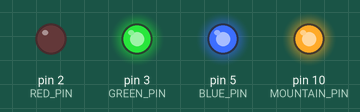
This sketch was run on a simulated Arduino Uno, built with avr-gcc and run on an emulated ATmega328P. Shown: output pins drawn as LEDs (lit = HIGH).

Above: at 0.1 s.
At 2.1 s:
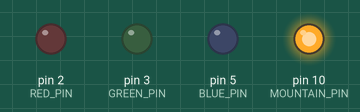
At 7.1 s:
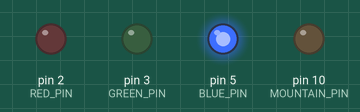
At 17.1 s:
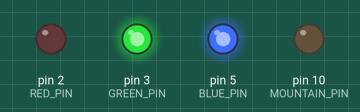
At 28.1 s:
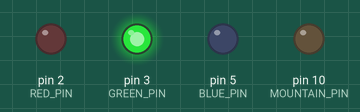
At 38.1 s:
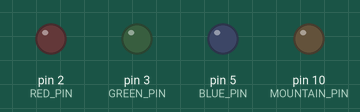
Timing chart, 0 to 39.6 s (numbered marks = the images above):
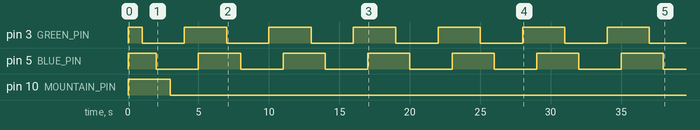

Measured:
- by itself, pin 3 (GREEN_PIN), pin 5 (BLUE_PIN): repeats every 6.0 s: LOW 3.0 s, HIGH 3.0 s
- by itself, pin 10 (MOUNTAIN_PIN): LOW → HIGH at 0.00 s, → LOW 3.0 s later

The sketch:

light.ino
```cpp
#include <Wire.h>

#define RED_PIN 2
#define GREEN_PIN 3
#define BLUE_PIN 5
#define MOUNTAIN_PIN 10

double bright = 1;
uint8_t mountain_bright = 255;
uint8_t light[3] = {255, 255, 255};

void setup() {

  pinMode(RED_PIN,OUTPUT);
  pinMode(GREEN_PIN,OUTPUT);
  pinMode(BLUE_PIN,OUTPUT);
  pinMode(MOUNTAIN_PIN, OUTPUT);

  Wire.begin(0x11);
  Wire.onReceive(receiveEvent);
}

void loop() {
  for(int i = 0; i < 6; i++){
    if(i > 3)
      light[i%3] = 255;
    else
      light[i] = 0;

    analogWrite(RED_PIN, light[0]);
    analogWrite(GREEN_PIN, light[1]);
    analogWrite(BLUE_PIN, light[2]);
    analogWrite(MOUNTAIN_PIN, mountain_bright);

    delay(1000);
  }

  analogWrite(RED_PIN, light[0]);
  analogWrite(GREEN_PIN, light[1]);
  analogWrite(BLUE_PIN, light[2]);
  analogWrite(MOUNTAIN_PIN, mountain_bright);


}

void receiveEvent(int bytes) {
  if(bytes>1){
    bright = (double)Wire.read()/100;
    for(int i = 0; i < 3; i++)
      light[i] = map(Wire.read(), 0, 100, 0, 255) * bright;
    mountain_bright = map(Wire.read(), 0, 100, 0, 255) * bright;
  }
}
```
